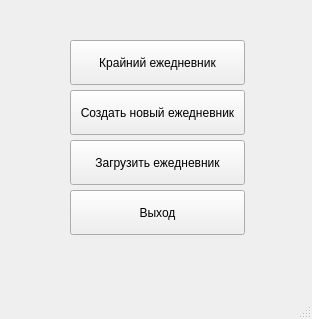
<?xml version="1.0" encoding="UTF-8"?>
<ui version="4.0">
 <class>Menu</class>
 <widget class="QMainWindow" name="Menu">
  <property name="geometry">
   <rect>
    <x>0</x>
    <y>0</y>
    <width>312</width>
    <height>319</height>
   </rect>
  </property>
  <property name="sizePolicy">
   <sizepolicy hsizetype="Fixed" vsizetype="Fixed">
    <horstretch>0</horstretch>
    <verstretch>0</verstretch>
   </sizepolicy>
  </property>
  <property name="windowTitle">
   <string>MainWindow</string>
  </property>
  <widget class="QWidget" name="centralwidget">
   <widget class="QPushButton" name="lastButton">
    <property name="geometry">
     <rect>
      <x>70</x>
      <y>40</y>
      <width>175</width>
      <height>45</height>
     </rect>
    </property>
    <property name="text">
     <string>Крайний ежедневник</string>
    </property>
   </widget>
   <widget class="QPushButton" name="exitButton">
    <property name="geometry">
     <rect>
      <x>70</x>
      <y>190</y>
      <width>175</width>
      <height>45</height>
     </rect>
    </property>
    <property name="text">
     <string>Выход</string>
    </property>
   </widget>
   <widget class="QPushButton" name="importButton">
    <property name="geometry">
     <rect>
      <x>70</x>
      <y>140</y>
      <width>175</width>
      <height>45</height>
     </rect>
    </property>
    <property name="sizePolicy">
     <sizepolicy hsizetype="Preferred" vsizetype="Preferred">
      <horstretch>0</horstretch>
      <verstretch>0</verstretch>
     </sizepolicy>
    </property>
    <property name="layoutDirection">
     <enum>Qt::LeftToRight</enum>
    </property>
    <property name="text">
     <string>Загрузить ежедневник</string>
    </property>
    <property name="autoDefault">
     <bool>false</bool>
    </property>
   </widget>
   <widget class="QPushButton" name="createButton">
    <property name="geometry">
     <rect>
      <x>70</x>
      <y>90</y>
      <width>175</width>
      <height>45</height>
     </rect>
    </property>
    <property name="text">
     <string>Создать новый ежедневник</string>
    </property>
   </widget>
  </widget>
  <widget class="QMenuBar" name="menubar">
   <property name="geometry">
    <rect>
     <x>0</x>
     <y>0</y>
     <width>312</width>
     <height>20</height>
    </rect>
   </property>
  </widget>
  <widget class="QStatusBar" name="statusbar"/>
 </widget>
 <resources/>
 <connections/>
</ui>
